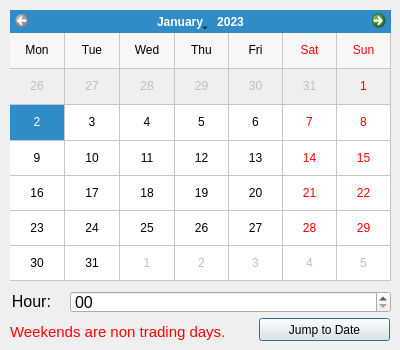
<?xml version="1.0" encoding="UTF-8"?>
<ui version="4.0">
 <class>ChooseDateDialog</class>
 <widget class="QDialog" name="ChooseDateDialog">
  <property name="geometry">
   <rect>
    <x>0</x>
    <y>0</y>
    <width>400</width>
    <height>350</height>
   </rect>
  </property>
  <property name="windowTitle">
   <string>Select a Date</string>
  </property>
  <widget class="QCalendarWidget" name="calendarWidget">
   <property name="geometry">
    <rect>
     <x>10</x>
     <y>10</y>
     <width>381</width>
     <height>271</height>
    </rect>
   </property>
   <property name="selectedDate">
    <date>
     <year>2023</year>
     <month>1</month>
     <day>2</day>
    </date>
   </property>
   <property name="minimumDate">
    <date>
     <year>2023</year>
     <month>1</month>
     <day>2</day>
    </date>
   </property>
   <property name="maximumDate">
    <date>
     <year>2023</year>
     <month>12</month>
     <day>31</day>
    </date>
   </property>
   <property name="gridVisible">
    <bool>true</bool>
   </property>
   <property name="verticalHeaderFormat">
    <enum>QCalendarWidget::NoVerticalHeader</enum>
   </property>
  </widget>
  <widget class="QPushButton" name="pushButton">
   <property name="geometry">
    <rect>
     <x>259</x>
     <y>318</y>
     <width>131</width>
     <height>23</height>
    </rect>
   </property>
   <property name="text">
    <string>Jump to Date</string>
   </property>
  </widget>
  <widget class="QLabel" name="errorLabel">
   <property name="geometry">
    <rect>
     <x>10</x>
     <y>320</y>
     <width>221</width>
     <height>24</height>
    </rect>
   </property>
   <property name="font">
    <font>
     <pointsize>11</pointsize>
     <weight>50</weight>
     <bold>false</bold>
    </font>
   </property>
   <property name="styleSheet">
    <string notr="true">color: rgb(255, 0, 0);</string>
   </property>
   <property name="text">
    <string>Weekends are non trading days.</string>
   </property>
  </widget>
  <widget class="QTimeEdit" name="timeEdit">
   <property name="geometry">
    <rect>
     <x>70</x>
     <y>291</y>
     <width>321</width>
     <height>22</height>
    </rect>
   </property>
   <property name="font">
    <font>
     <pointsize>12</pointsize>
    </font>
   </property>
   <property name="displayFormat">
    <string>HH</string>
   </property>
  </widget>
  <widget class="QLabel" name="label">
   <property name="geometry">
    <rect>
     <x>-20</x>
     <y>293</y>
     <width>71</width>
     <height>16</height>
    </rect>
   </property>
   <property name="font">
    <font>
     <pointsize>12</pointsize>
    </font>
   </property>
   <property name="text">
    <string>Hour:</string>
   </property>
   <property name="alignment">
    <set>Qt::AlignRight|Qt::AlignTrailing|Qt::AlignVCenter</set>
   </property>
  </widget>
 </widget>
 <resources/>
 <connections/>
</ui>
